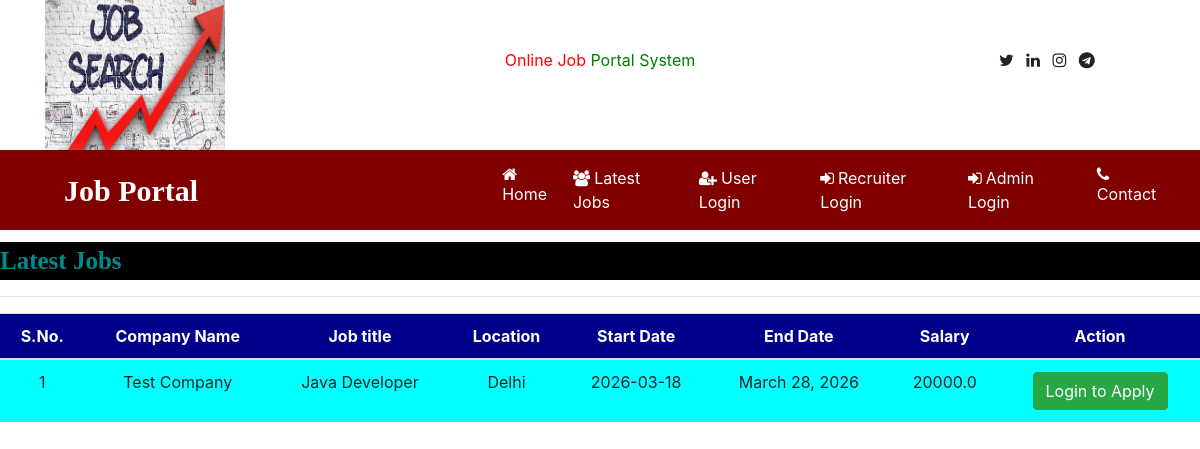
The page /latest_jobs on the database its author committed.
### job/models.py (models this page shows, shortened)
class Job(models.Model):
    recruiter = models.ForeignKey(Recruiter, on_delete=models.CASCADE)
    start_date = models.CharField(max_length=15, null=True)
    end_date = models.DateField(null=True)
    title = models.CharField(max_length=20, null=True)
    salary = models.FloatField(max_length=10, null=True)
    image = models.ImageField(upload_to="job_images", null=True)
    description = models.CharField(max_length=200, null=True)
    experience = models.CharField(max_length=20, null=True)
    location = models.CharField(max_length=20, null=True)
    skills = models.CharField(max_length=50, null=True)
    creation_date = models.CharField(max_length=20, null=True)

class Recruiter(models.Model):
        user = models.ForeignKey(User, on_delete=models.CASCADE)
        mobile = models.CharField(max_length=15, null=True)
        image = models.FileField(upload_to="profile", null=True)
        type = models.CharField(max_length=20, null=True)
        gender = models.CharField(max_length=10, null=True)
        company = models.CharField(max_length=200, null=True)
        status = models.CharField(max_length=20, null=True)

### job/views.py (the view)
# urls.py: path('latest_jobs', latest_jobs, name='latest_jobs'),
def latest_jobs(request):
    job = Job.objects.all()
    d = {'job': job}
    return render(request, 'latest_jobs.html',d)

### job/templates/latest_jobs.html (shortened to what this page needs)
{%load static %}
{% block body %}
    {% include 'navigation.html' %}
<marquee style="font-family: 'Monotype Corsiva',serif ; font-size: 25px ; color: darkcyan ; background-color: black ; font-weight: bold ; margin-top: 1% ">
    Latest Jobs
    </marquee>
    <hr>
<div >
 <table class="table table-hover " id="example">
<thead>
<tr style="background-color: darkblue; color: white">
    <th>S.No.</th>
    <th>Company Name</th>
    <th>Job title</th>
    <th>Location</th>
    <th>Start Date</th>
    <th>End Date</th>
    <th>Salary</th>
    <th>Action</th>
</tr>
</thead>
<tbody>
{%  for i in job %}
<tr style="background-color: aqua">
    <td>{{ forloop.counter }}</td>
<td>{{ i.recruiter.company }}</td>
<td>{{ i.title }}</td>
    <td>{{ i.location }}</td>
<td>{{ i.start_date}}</td>
    <td>{{ i.end_date }}</td>
    <td>{{ i.salary }}</td>
<td>
    <a href="{% url 'user_login' %}" class="btn btn-success">Login to Apply</a>
</td>
</tr>
{% endfor %}
</tbody>
</table>
</div>
{% endblock %}

### job/templates/latest_jobs.html (style rules this page uses)
tr { text-align: center }

### rows shown on the page
Job: recruiter.company "Test Company", title "Java Developer", location "Delhi", start_date "2026-03-18", end_date "March 28, 2026", salary "20000.0"
